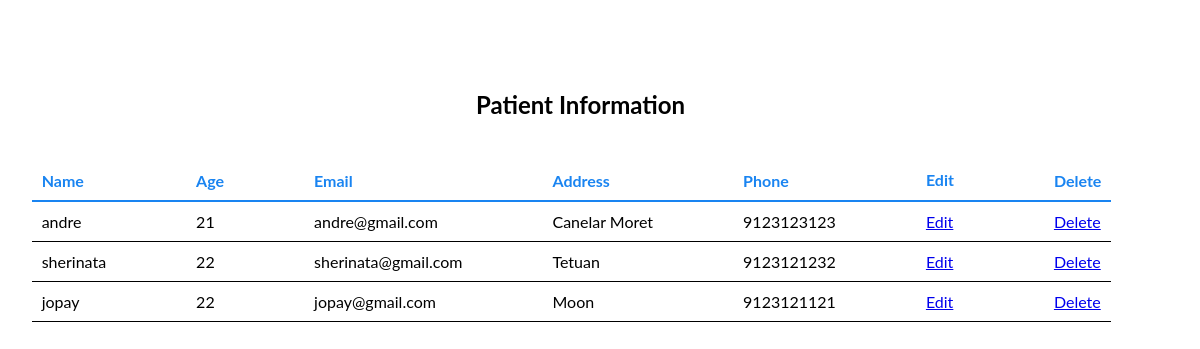
/patienteditadmin.php, run on the app's committed database.
### tables this page shows
CREATE TABLE IF NOT EXISTS `signup` (
  `userid` smallint(5) NOT NULL,
  `user_level` tinyint(1) NOT NULL,
  `name` varchar(30) NOT NULL,
  `phone` bigint(10) unsigned NOT NULL,
  `age` tinyint(3) NOT NULL,
  `address` text NOT NULL,
  `email` varchar(30) NOT NULL,
  `password` varchar(20) NOT NULL,
  `registration_date` datetime NOT NULL
);

### patienteditadmin.php (the view, shortened to what this page needs)
<!doctype html>
<html lang=en>
<head>
<link rel="stylesheet" type="text/css" href="patienteditadmin.css">
</head>
<body>
<div id="container">
<div id="content">
<h2 class="page">Patient Information</h2>
<?php
require('database.php');
$q = "SELECT name AS name,age AS age ,phone AS phone,email AS email,address AS address ,userid  FROM signup";
$result = @mysqli_query ($dbcon, $q);
if ($result) {
				echo '<table class="table">
				<tr class="heading"><td class="col head"><b>Name</b></td><td class="col head"><b>Age</b></td><td class="col head"><b>Email</b></td>
				<td class="col head"><b>Address</b></td><td class="col head"><b>Phone</b></td><td><b class="col head">Edit</b></td>
                <td class="last"><b>Delete</b></td></tr>';
				while ($row = mysqli_fetch_array($result, MYSQLI_ASSOC)) {
				echo '<tr class="heading2"><td class="col">' . $row['name'] . '</td><td class="col">'.  $row['age'] . '</td>
				<td class="col">'.  $row['email'] . '</td>
				<td class="col">'.  $row['address'] . '</td><td class="col">'.  $row['phone'] . '</td>
				<td class="col"><a href="edit_patientinfo.php?id=' . $row['userid'] . '">Edit</a></td>
                <td class="last1"><a href="delete.php?id=' . $row['userid'] . '">Delete</a></td></tr>'; }
				echo '</table>';
			   }
else {
		echo '<p class="error">The current users could not be retrieved. We apologize
		for any inconvenience.</p>';
		echo '<p>' . mysqli_error($dbcon) . '<br><br>Query: ' . $q . '</p>';
     }
?>
</div>
</div>
</body>
</html>

### patienteditadmin.css (style rules this page uses)
.col { font-family: 'Lato', sans-serif; padding-right:80px; }
.head { color: #1984f1; font-family: 'Lato', sans-serif; }
.heading { color: black; border-bottom: 2px solid #1984f1; }
table { border-collapse: collapse; margin-left: 2%; margin-top: 160px; }
.heading2 { border-bottom:1px solid black; }
.page { position: absolute; top: 70px; margin-left: 39%; color: black; font-family: 'Lato', sans-serif; }
td { padding: 10px; }
.last { color: #1984f1; font-family: 'Lato', sans-serif; }
.last1 { font-family: 'Lato', sans-serif; }

### data on the page
signup: name "andre", age "21", email "andre@gmail.com", address "Canelar Moret", phone "9123123123"
signup: name "sherinata", age "22", email "sherinata@gmail.com", address "Tetuan", phone "9123121232"
signup: name "jopay", age "22", email "jopay@gmail.com", address "Moon", phone "9123121121"
